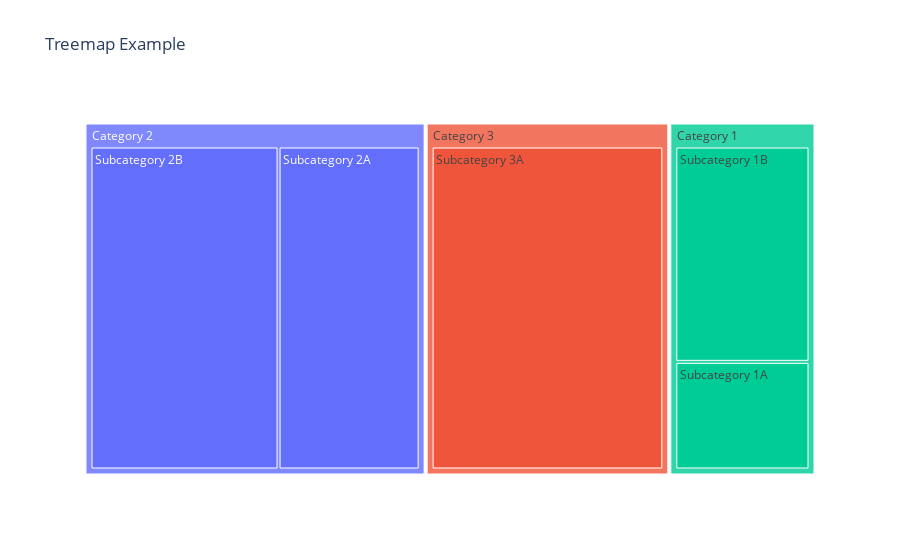

Notebook cell for this chart:
### Code cell
fig.show()

### Figure 1 — Plotly figure (JSON) as saved in the notebook; plotly's stock layout.template omitted (floating-point values rounded to 4 significant figures)
{"data": [{"branchvalues": "total", "domain": {"x": [0, 1], "y": [0, 1]}, "hovertemplate": "labels=%{label}<br>Value=%{value}<br>parent=%{parent}<br>id=%{id}<extra></extra>", "ids": ["Category 1/Subcategory 1A", "Category 1/Subcategory 1B", "Category 2/Subcategory 2A", "Category 2/Subcategory 2B", "Category 3/Subcategory 3A", "Category 1", "Category 2", "Category 3"], "labels": ["Subcategory 1A", "Subcategory 1B", "Subcategory 2A", "Subcategory 2B", "Subcategory 3A", "Category 1", "Category 2", "Category 3"], "name": "", "parents": ["Category 1", "Category 1", "Category 2", "Category 2", "Category 3", "", "", ""], "type": "treemap", "values": [10.0, 20.0, 30.0, 40.0, 50.0, 30.0, 70.0, 50.0]}], "layout": {"legend": {"tracegroupgap": 0}, "title": {"text": "Treemap Example"}}}
